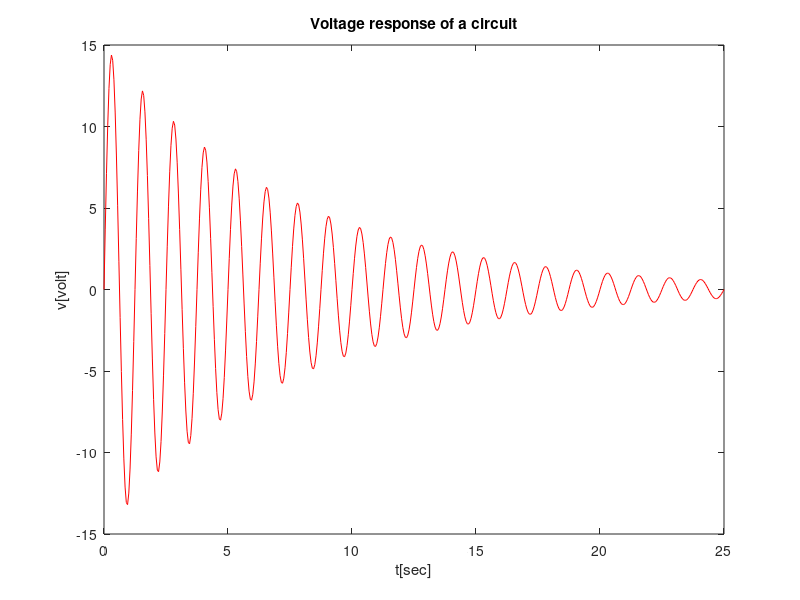

Write MATLAB code to recreate this figure. (Note: this script raises an error after producing the figure.)
% paramters
beta=15;
T=1.25;
k=7.525;

% create a vector t
% equally spaced points with step size 0.05
t=0:0.05:25; % 0.05 sec intervals of t 

% get the voltage value
% .* is an element by element multiplication
% since t is a vector therefore sin(2*pi*t/T) will be a vector
% and exp(-t/k) will also be a vector
% so, sin(2*pi*t/T) and exp(-t/k) will be multiplied point wise
% .* is called vectorized implementation
% you can calculate voltage value without using for loop
v=beta*sin(2*pi*t/T).*exp(-t/k);

% plotting time
plot(t,v,'-r') % red solid line
xlabel("t[sec]")
ylabel('v[volt]')
title("Voltage response of a circuit")

% create a matrix 
% ' is the transpose operator
data=[t' v']; % matrix whose first column is time and second column is voltage

% now convert the matrix into .txt format
writematrix(data,'ECE105WK4L2OutData.txt'); % it will save the matrix into the file 'ECE105WK4L2OutData.txt'
